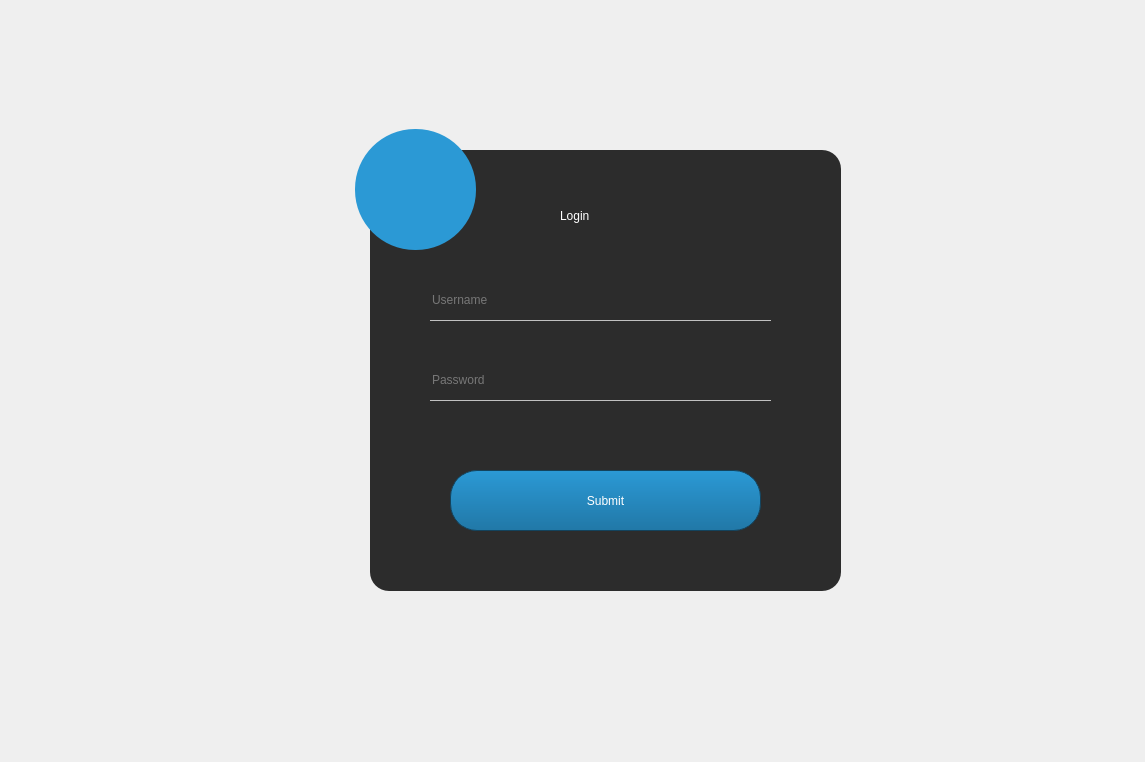
<?xml version="1.0" encoding="UTF-8"?>
<ui version="4.0">
 <class>login</class>
 <widget class="QDialog" name="login">
  <property name="geometry">
   <rect>
    <x>0</x>
    <y>0</y>
    <width>1145</width>
    <height>762</height>
   </rect>
  </property>
  <property name="windowTitle">
   <string>Dialog</string>
  </property>
  <widget class="QLabel" name="labelAstronaut">
   <property name="geometry">
    <rect>
     <x>380</x>
     <y>150</y>
     <width>71</width>
     <height>71</height>
    </rect>
   </property>
   <property name="styleSheet">
    <string notr="true"/>
   </property>
   <property name="frameShape">
    <enum>QFrame::NoFrame</enum>
   </property>
   <property name="text">
    <string/>
   </property>
   <property name="pixmap">
    <pixmap resource="Resources.qrc">:/resources/Decorations/astronaut.png</pixmap>
   </property>
   <property name="scaledContents">
    <bool>true</bool>
   </property>
  </widget>
  <widget class="QToolButton" name="toolButton">
   <property name="geometry">
    <rect>
     <x>355</x>
     <y>129</y>
     <width>121</width>
     <height>121</height>
    </rect>
   </property>
   <property name="styleSheet">
    <string notr="true">border-radius:60px;
background-color: rgb(43, 153, 213);</string>
   </property>
   <property name="text">
    <string/>
   </property>
   <property name="iconSize">
    <size>
     <width>64</width>
     <height>64</height>
    </size>
   </property>
  </widget>
  <widget class="QLabel" name="labelBackground">
   <property name="geometry">
    <rect>
     <x>240</x>
     <y>20</y>
     <width>721</width>
     <height>691</height>
    </rect>
   </property>
   <property name="text">
    <string/>
   </property>
   <property name="pixmap">
    <pixmap resource="Resources.qrc">:/resources/Decorations/Tech-Background.png</pixmap>
   </property>
   <property name="scaledContents">
    <bool>true</bool>
   </property>
   <property name="alignment">
    <set>Qt::AlignCenter</set>
   </property>
   <property name="wordWrap">
    <bool>false</bool>
   </property>
  </widget>
  <widget class="QFrame" name="frame_2">
   <property name="geometry">
    <rect>
     <x>370</x>
     <y>150</y>
     <width>471</width>
     <height>441</height>
    </rect>
   </property>
   <property name="styleSheet">
    <string notr="true">background-color: rgb(44, 44, 44);
border-radius:19px;</string>
   </property>
   <property name="frameShape">
    <enum>QFrame::StyledPanel</enum>
   </property>
   <property name="frameShadow">
    <enum>QFrame::Raised</enum>
   </property>
   <widget class="QLabel" name="label_6">
    <property name="geometry">
     <rect>
      <x>190</x>
      <y>40</y>
      <width>201</width>
      <height>51</height>
     </rect>
    </property>
    <property name="styleSheet">
     <string notr="true">font: 24pt &quot;Century Gothic&quot;;
color: rgb(255, 255, 255);</string>
    </property>
    <property name="text">
     <string>Login</string>
    </property>
   </widget>
   <widget class="QLineEdit" name="txtUsername">
    <property name="geometry">
     <rect>
      <x>60</x>
      <y>130</y>
      <width>341</width>
      <height>41</height>
     </rect>
    </property>
    <property name="styleSheet">
     <string notr="true">background: transparent;
border:none;
color: rgb(193, 193, 193);
font: 15pt &quot;Century Gothic&quot;;
border-bottom: 1px solid rgb(193, 193, 193);
border-radius:none;</string>
    </property>
    <property name="placeholderText">
     <string>Username</string>
    </property>
   </widget>
   <widget class="QLineEdit" name="txtPassword">
    <property name="geometry">
     <rect>
      <x>60</x>
      <y>210</y>
      <width>341</width>
      <height>41</height>
     </rect>
    </property>
    <property name="styleSheet">
     <string notr="true">background: transparent;
border:none;
color: rgb(193, 193, 193);
font: 15pt &quot;Century Gothic&quot;;
border-bottom: 1px solid rgb(193, 193, 193);
border-radius:none;</string>
    </property>
    <property name="echoMode">
     <enum>QLineEdit::Password</enum>
    </property>
    <property name="placeholderText">
     <string>Password</string>
    </property>
   </widget>
   <widget class="QPushButton" name="btnMlogin">
    <property name="geometry">
     <rect>
      <x>80</x>
      <y>320</y>
      <width>311</width>
      <height>61</height>
     </rect>
    </property>
    <property name="styleSheet">
     <string notr="true">
/*-----QPushButton-----*/
QPushButton
{
background-color: qlineargradient(spread:pad, x1:0, y1:1, x2:0, y2:0, stop:0 rgba(33, 120, 167, 255), stop:1 rgba(43, 153, 213, 255));
color: #ffffff;
font: 12pt &quot;Century Gothic&quot;;
min-width: 80px;
border-style: solid;
border-width: 1px;
border-radius: 27px;
	border-color: rgb(19, 67, 93);
padding: 5px;}

QPushButton::flat
{
background-color: transparent;
border: none;
color: #fff;}

QPushButton::disabled
{
background-color: rgb(131, 165, 174);
color: black;
border-color: black;}

QPushButton::hover
{
background-color: qlineargradient(spread:pad, x1:0, y1:1, x2:0, y2:0, stop:0 rgba(47, 160, 194, 255), stop:1 rgba(57, 209, 209, 255));
border: 1px solid rgb(41, 170, 182);}

</string>
    </property>
    <property name="text">
     <string>Submit</string>
    </property>
   </widget>
  </widget>
  <zorder>labelBackground</zorder>
  <zorder>frame_2</zorder>
  <zorder>toolButton</zorder>
  <zorder>labelAstronaut</zorder>
 </widget>
 <resources>
  <include location="Resources.qrc"/>
 </resources>
 <connections/>
</ui>
